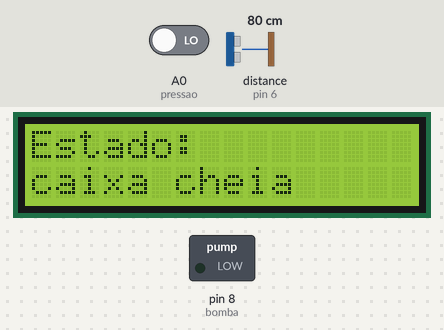
Bench run of a sketch on a simulated Arduino Uno, built with avr-gcc and run on an emulated ATmega328P. Parts: 16×2 character LCD, switched loads named in the sketch (green lamp = pin HIGH). Wiring (inferred from the names in the program): ultrasonic range finder: trigger pin 7; echo pin 6. Inputs (shaded band) come from the test bench; at power-on: distance to the obstacle (sensor on pin 6) 80 cm, A0 (pressao) LOW. The echo pulse lasts 58.3 µs per cm; pins used as bus, display or sensor lines are not drawn.

Above: at 2.2 s.
2.3 s: distance to the obstacle (sensor on pin 6) set to 120 cm
At 3.0 s:
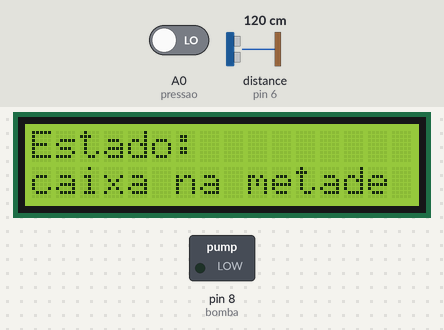
4.1 s: A0 (pressao) driven HIGH
At 5.3 s:
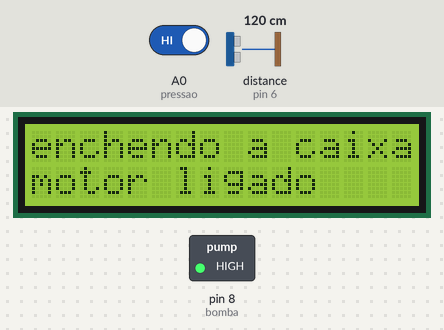
5.6 s: A0 (pressao) driven LOW
At 6.2 s:
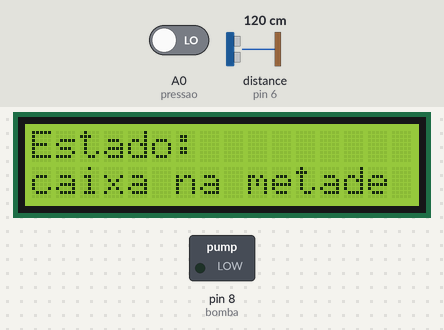
7.1 s: distance to the obstacle (sensor on pin 6) set to 299 cm
At 8.0 s:
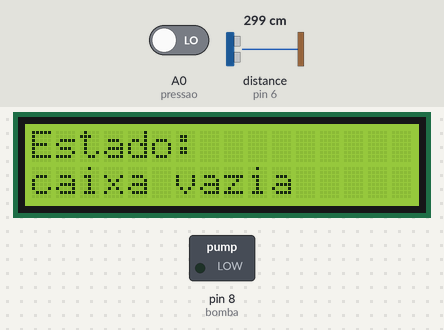
8.7 s: distance to the obstacle (sensor on pin 6) set to 2 cm
At 9.8 s:
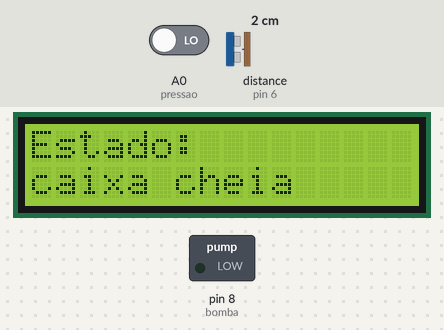
10.2 s: A0 (pressao) driven HIGH
At 11.5 s:
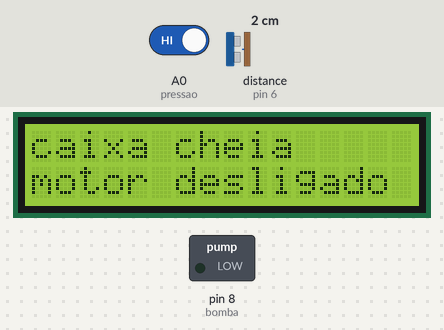
Timing chart, 0 to 12.7 s (numbered marks = the images above; inputs shaded):
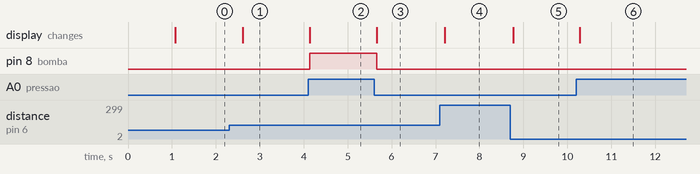

Measured:
- after the input at 2.3 s, the display: changes after 0.31 s (image 1)
- after the input at 4.1 s, pin 8 (bomba): LOW → HIGH at once; the display: changes at once (image 2)
- after the input at 5.6 s, pin 8 (bomba): HIGH → LOW after 0.06 s; the display: changes after 0.06 s (image 3)
- after the input at 7.1 s, the display: changes after 0.11 s (image 4)
- after the input at 8.7 s, the display: changes after 0.06 s (image 5)
- after the input at 10.2 s, the display: changes after 0.08 s (image 6)

The sketch:

se_projeto1.ino
```cpp
#include <LiquidCrystal.h>
LiquidCrystal lcd(12, 11, 5, 4, 3, 2);

#define pino_trigger  7
#define pino_echo 6
#define pressao A0
#define bomba 8

int agua;


void setup() {
    pinMode(bomba, OUTPUT);//motor
    pinMode(pressao, INPUT);//botão
    pinMode(pino_trigger, OUTPUT);//sensor
    pinMode(pino_echo, INPUT);//sensor

    Serial.begin(9600);
    lcd.begin(16, 2);
    lcd.print("Projeto SE ETEC");
    delay(1000);
}


void loop() {

    agua = distancia();

    //quando o botão não esta pressionado
    // while (digitalRead(pressao) == LOW){

    // Tela LCD
    digitalWrite(bomba, 0);
    lcd.clear();
    lcd.setCursor(0,0);
    lcd.print("Estado:");

    // Volume d`agua -> sensor
    if (agua <= 100){
        lcd.setCursor(0,1);
        lcd.print("caixa cheia");
    }
    if (agua > 100 && agua <= 250 ){
        lcd.setCursor(0,1);
        lcd.print("caixa na metade");
    }
    if (agua >250){
        lcd.setCursor(0,1);
        lcd.print("caixa vazia");
    }
    delay(500);
    // }

    // Pressão e bomba d`agua -> botão e motor
    while (digitalRead(pressao) == HIGH){
         lcd.clear();

         if (agua > 100 && agua < 300){
             lcd.setCursor(0,0);
             lcd.print("enchendo a caixa");
             lcd.setCursor(0,1);
             lcd.print("motor ligado");
             digitalWrite(bomba, 36);
         }
         if (agua <= 100){
             lcd.setCursor(0,0);
             lcd.print("caixa cheia");
             lcd.setCursor(0,1);
             lcd.print("motor desligado");
             digitalWrite(bomba, 0);
         }
         delay(500);
    }

}

//FUNÇÃO
float distancia(){
    float dur;
    digitalWrite(pino_trigger, HIGH);
    delayMicroseconds(10);
    digitalWrite(pino_trigger, LOW);
    dur = pulseIn(pino_echo, HIGH);
    return dur/58.82;
}
```
